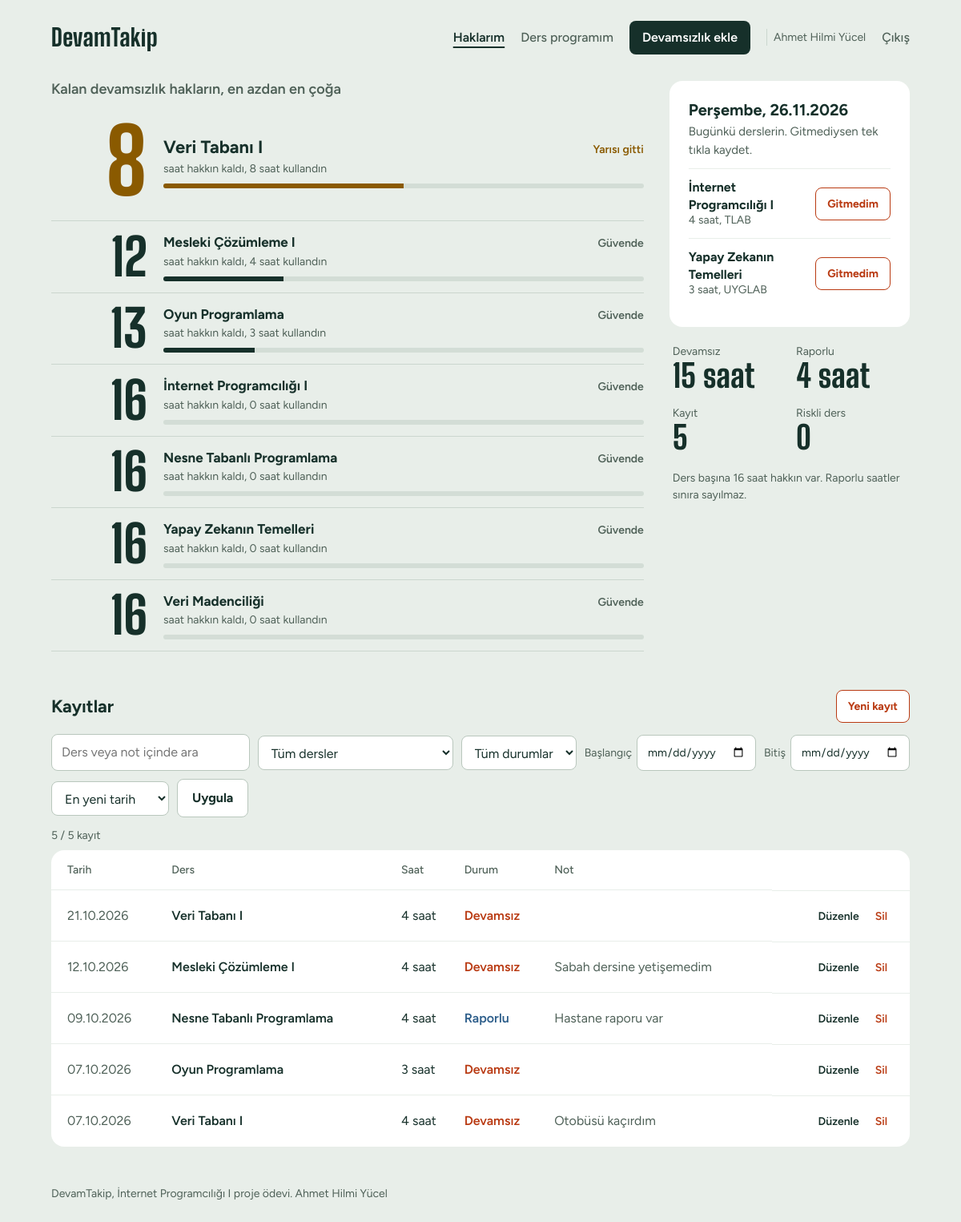
The app's page /index.php (signed in) with its own data.
### tables this page shows
CREATE TABLE kayitlar (
    id             INT UNSIGNED NOT NULL AUTO_INCREMENT,
    kullanici_id   INT UNSIGNED NOT NULL,
    ders           VARCHAR(100) NOT NULL,
    tarih          DATE NOT NULL,
    saat           TINYINT UNSIGNED NOT NULL,
    durum          ENUM('Devamsız', 'Raporlu') NOT NULL DEFAULT 'Devamsız',
    aciklama       VARCHAR(150) NOT NULL DEFAULT '',
    olusturma      DATETIME NOT NULL DEFAULT CURRENT_TIMESTAMP,
    guncelleme     DATETIME NULL DEFAULT NULL ON UPDATE CURRENT_TIMESTAMP,
    PRIMARY KEY (id),
    UNIQUE KEY tek_kayit (kullanici_id, ders, tarih),        
    KEY kullanici_tarih (kullanici_id, tarih),
    CONSTRAINT saat_araligi CHECK (saat BETWEEN 1 AND 8),
    CONSTRAINT fk_kayit_kullanici FOREIGN KEY (kullanici_id)
        REFERENCES kullanicilar (id) ON DELETE CASCADE
);

CREATE TABLE kullanici_dersleri (
    id             INT UNSIGNED NOT NULL AUTO_INCREMENT,
    kullanici_id   INT UNSIGNED NOT NULL,
    ders_kodu      VARCHAR(20)  NOT NULL,
    ders_adi       VARCHAR(100) NOT NULL,
    derslik        VARCHAR(50)  NOT NULL DEFAULT '',
    gunler         VARCHAR(255) NOT NULL DEFAULT '{}',
    PRIMARY KEY (id),
    UNIQUE KEY ders_tek (kullanici_id, ders_kodu),
    CONSTRAINT fk_ders_kullanici FOREIGN KEY (kullanici_id)
        REFERENCES kullanicilar (id) ON DELETE CASCADE
);

### oturum.php (called while the page is built, shortened)
<?php
function aktifKullaniciId(): int
{
    return (int)($_SESSION['kullanici_id'] ?? 0);
}
function girisGerekli(): int
{
    $id = aktifKullaniciId();
    return $id;
}

### functions.php (called while the page is built, shortened)
<?php
function kullaniciProgrami(PDO $pdo, int $kullaniciId): array
{
    $sorgu = $pdo->prepare('SELECT bolum FROM kullanicilar WHERE id = :id');
    $sorgu->execute(['id' => $kullaniciId]);
    $bolum = (string)$sorgu->fetchColumn();
    $sorgu = $pdo->prepare(
        'SELECT ders_kodu, ders_adi, derslik, gunler FROM kullanici_dersleri
         WHERE kullanici_id = :id ORDER BY ders_kodu'
    );
    $sorgu->execute(['id' => $kullaniciId]);
    $dersler = [];
    foreach ($sorgu->fetchAll() as $satir) {
        $dersler[] = [
            'kod'     => $satir['ders_kodu'],
            'ad'      => $satir['ders_adi'],
            'derslik' => $satir['derslik'],
            'gunler'  => json_decode($satir['gunler'], true) ?: [],
        ];
    }
    return ['bolum' => $bolum !== '' ? $bolum : VARSAYILAN_BOLUM, 'dersler' => $dersler];
}
function dersAdlari(array $program): array
{
    $adlar = [];
    foreach ($program['dersler'] as $ders) {
        $adlar[] = $ders['ad'];
    }
    return $adlar;
}
function gununDersleri(array $program, string $gun): array
{
    $sonuc = [];
    foreach ($program['dersler'] as $ders) {
        if (isset($ders['gunler'][$gun])) {
            $sonuc[] = [
                'ad'      => $ders['ad'],
                'saat'    => $ders['gunler'][$gun],
                'derslik' => $ders['derslik'],
            ];
        }
    }
    return $sonuc;
}
function guvenli(string $metin): string
{
    return htmlspecialchars($metin, ENT_QUOTES, 'UTF-8');
}
function dersDevamsizligi(array $kayitlar, string $ders): int
{
    $toplam = 0;
    foreach ($kayitlar as $kayit) {
        if ($kayit['ders'] === $ders && $kayit['durum'] === 'Devamsız') {
            $toplam += $kayit['saat'];
        }
    }
    return $toplam;
}
function durumaGoreSaat(array $kayitlar, string $durum): int
{
    $toplam = 0;
    foreach ($kayitlar as $kayit) {
        if ($kayit['durum'] === $durum) {
            $toplam += $kayit['saat'];
        }
    }
    return $toplam;
}
function riskSeviyesi(int $kullanilan): array
{
    $yuzde = $kullanilan / DEVAMSIZLIK_SINIRI * 100;
    if ($yuzde >= 100) {
        return ['sinif' => 'asildi',  'etiket' => 'Sınır doldu'];
    } elseif ($yuzde >= 75) {
        return ['sinif' => 'kritik',  'etiket' => 'Sınıra yakın'];
    } elseif ($yuzde >= 50) {
        return ['sinif' => 'dikkat',  'etiket' => 'Yarısı gitti'];
    } else {
        return ['sinif' => 'guvende', 'etiket' => 'Güvende'];
    }
}
function tarihYaz(string $tarih): string
{
    return date('d.m.Y', strtotime($tarih));
}
function kayitlariGetir(PDO $pdo, int $kullaniciId): array
{
    $sorgu = $pdo->prepare(
        'SELECT id, ders, tarih, saat, durum, aciklama FROM kayitlar
         WHERE kullanici_id = :kullanici_id ORDER BY tarih DESC, id DESC'
    );
    $sorgu->execute(['kullanici_id' => $kullaniciId]);
    return $sorgu->fetchAll();
}
function kayitlariAra(PDO $pdo, int $kullaniciId, array $kriter): array
{
    $kosullar = ['kullanici_id = :kullanici_id'];
    $degerler = ['kullanici_id' => $kullaniciId];
    $sql = 'SELECT id, ders, tarih, saat, durum, aciklama FROM kayitlar
            WHERE ' . implode(' AND ', $kosullar);
    $sql .= ' ORDER BY ' . SIRALAMALAR[$kriter['sirala']]['sql'];
    $sorgu = $pdo->prepare($sql);
    $sorgu->execute($degerler);
    return $sorgu->fetchAll();
}
function aramaKriterleri(array $get, array $dersler): array
{
    $kriter = [
        'q'         => trim($get['q'] ?? ''),
        'ders'      => $get['ders'] ?? '',
        'durum'     => $get['durum'] ?? '',
        'baslangic' => $get['baslangic'] ?? '',
        'bitis'     => $get['bitis'] ?? '',
        'sirala'    => $get['sirala'] ?? 'yeni',
    ];
    $kriter['q'] = mb_substr($kriter['q'], 0, 50);
    if (!in_array($kriter['ders'], $dersler, true)) {
        $kriter['ders'] = '';
    }
    if (!in_array($kriter['durum'], DURUMLAR, true)) {
        $kriter['durum'] = '';
    }
    foreach (['baslangic', 'bitis'] as $alan) {
        $t = DateTime::createFromFormat('Y-m-d', $kriter[$alan]);
        if ($t === false || $t->format('Y-m-d') !== $kriter[$alan]) {
            $kriter[$alan] = '';
        }
    }
    return $kriter;
}
function kayitVarMi(PDO $pdo, int $kullaniciId, string $ders, string $tarih, int $haricId = 0): bool
{
    $sorgu = $pdo->prepare(
        'SELECT COUNT(*) FROM kayitlar
         WHERE kullanici_id = :kullanici_id AND ders = :ders AND tarih = :tarih AND id <> :haric'
    );
    $sorgu->execute(['kullanici_id' => $kullaniciId, 'ders' => $ders, 'tarih' => $tarih, 'haric' => $haricId]);
    return (int)$sorgu->fetchColumn() > 0;
}

### index.php (the view, shortened to what this page needs)
<?php
require 'oturum.php';
require 'db.php';
require 'functions.php';
$kullaniciId = girisGerekli();
$pdo      = baglanti();
$program  = kullaniciProgrami($pdo, $kullaniciId);
$kayitlar = kayitlariGetir($pdo, $kullaniciId);
$dersler  = dersAdlari($program);
$kriter        = aramaKriterleri($_GET, $dersler);
$gosterilenler = kayitlariAra($pdo, $kullaniciId, $kriter);
$filtreVar     = $kriter['q'] !== '' || $kriter['ders'] !== '' || $kriter['durum'] !== ''
              || $kriter['baslangic'] !== '' || $kriter['bitis'] !== '';
$toplamKayit  = count($kayitlar);
$devamsizSaat = durumaGoreSaat($kayitlar, 'Devamsız');
$raporluSaat  = durumaGoreSaat($kayitlar, 'Raporlu');
$dersOzetleri = [];
$riskliDersSayisi = 0;
foreach ($dersler as $ders) {
    $kullanilan = dersDevamsizligi($kayitlar, $ders);
    $risk = riskSeviyesi($kullanilan);
    $dersOzetleri[] = [
        'ders'       => $ders,
        'kullanilan' => $kullanilan,
        'kalan'      => max(0, DEVAMSIZLIK_SINIRI - $kullanilan),
        'yuzde'      => min(100, round($kullanilan / DEVAMSIZLIK_SINIRI * 100)),
        'risk'       => $risk,
    ];
}
usort($dersOzetleri, function ($a, $b) {
    return $a['kalan'] - $b['kalan'];
});
$bugun      = date('Y-m-d');
$bugunGun   = GUNLER[(int)date('N')];
$bugunkuler = gununDersleri($program, $bugunGun);
$aktifSayfa = 'ana';
include 'header.php';
?>
<div class="iki-kolon">
    <section class="haklar">
        <h1 class="kucuk-baslik">Kalan devamsızlık hakların, en azdan en çoğa</h1>
        <?php foreach ($dersOzetleri as $sira => $ozet): ?>
            <div class="hak <?= $sira === 0 ? 'hak-ilk' : '' ?> <?= $ozet['risk']['sinif'] ?>">
                <span class="hak-sayi"><?= $ozet['kalan'] ?></span>
                <div class="hak-detay">
                    <div class="hak-ust">
                        <span class="hak-ders"><?= guvenli($ozet['ders']) ?></span>
                        <span class="hak-etiket"><?= $ozet['risk']['etiket'] ?></span>
                    </div>
                    <p class="hak-aciklama">
                        <?php if ($ozet['kalan'] === 0): ?>
                            Hakkın kalmadı, <?= $ozet['kullanilan'] ?> saat kullandın
                        <?php else: ?>
                            saat hakkın kaldı, <?= $ozet['kullanilan'] ?> saat kullandın
                        <?php endif; ?>
                    </p>
                    <div class="cubuk"><div class="cubuk-dolu" style="width: <?= $ozet['yuzde'] ?>%"></div></div>
                </div>
            </div>
        <?php endforeach; ?>
    </section>
    <aside class="yan">
        <section class="panel">
            <h2><?= $bugunGun ?>, <?= tarihYaz($bugun) ?></h2>
            <?php if (count($bugunkuler) === 0): ?>
                <p class="soluk">Bugün programında ders yok.</p>
            <?php else: ?>
                <p class="soluk">Bugünkü derslerin. Gitmediysen tek tıkla kaydet.</p>
                <ul class="bugun-listesi">
                    <?php foreach ($bugunkuler as $ders): ?>
                        <li>
                            <div>
                                <strong><?= guvenli($ders['ad']) ?></strong>
                                <span class="soluk"><?= $ders['saat'] ?> saat, <?= guvenli($ders['derslik']) ?></span>
                            </div>
                            <?php if (kayitVarMi($pdo, $kullaniciId, $ders['ad'], $bugun)): ?>
                                <span class="kaydedildi">Kaydedildi</span>
                            <?php else: ?>
                                <form method="post" action="ekle.php">
                                    <button type="submit" class="buton-kucuk">Gitmedim</button>
                                </form>
                            <?php endif; ?>
                        </li>
                    <?php endforeach; ?>
                </ul>
            <?php endif; ?>
        </section>
        <dl class="ozet">
            <div><dt>Devamsız</dt><dd><?= $devamsizSaat ?> saat</dd></div>
            <div><dt>Raporlu</dt><dd><?= $raporluSaat ?> saat</dd></div>
            <div><dt>Kayıt</dt><dd><?= $toplamKayit ?></dd></div>
            <div><dt>Riskli ders</dt><dd class="<?= $riskliDersSayisi > 0 ? 'kirmizi' : '' ?>"><?= $riskliDersSayisi ?></dd></div>
        </dl>
        <p class="soluk kural">Ders başına <?= DEVAMSIZLIK_SINIRI ?> saat hakkın var. Raporlu saatler sınıra sayılmaz.</p>
    </aside>
</div>
<section class="kayitlar">
    <div class="bolum-ust">
        <h2>Kayıtlar</h2>
        <a href="ekle.php" class="buton-kucuk ekle-kisayol">Yeni kayıt</a>
    </div>
    <form method="get" action="index.php" class="filtre arama">
        <input type="search" name="q" value="<?= guvenli($kriter['q']) ?>" placeholder="Ders veya not içinde ara" aria-label="Ara">
        <select name="ders" aria-label="Ders">
            <option value="">Tüm dersler</option>
        </select>
        <select name="durum" aria-label="Durum">
            <option value="">Tüm durumlar</option>
        </select>
        <label class="tarih-etiket">Başlangıç <input type="date" name="baslangic" value="<?= guvenli($kriter['baslangic']) ?>"></label>
        <label class="tarih-etiket">Bitiş <input type="date" name="bitis" value="<?= guvenli($kriter['bitis']) ?>"></label>
        <select name="sirala" aria-label="Sıralama">
            <?php foreach (SIRALAMALAR as $anahtar => $secenek): ?>
                <option value="<?= $anahtar ?>" <?= $anahtar === $kriter['sirala'] ? 'selected' : '' ?>><?= guvenli($secenek['etiket']) ?></option>
            <?php endforeach; ?>
        </select>
        <button type="submit" class="buton ikincil">Uygula</button>
    </form>
    <p class="soluk sonuc-bilgi"><?= count($gosterilenler) ?> / <?= $toplamKayit ?> kayıt</p>
    <?php if (count($gosterilenler) === 0): ?>
        <p class="bos"><?= $filtreVar ? 'Bu aramaya uyan kayıt yok. Filtreleri temizleyip tekrar dene.' : 'Henüz kayıt yok. "Yeni kayıt" ile ilk devamsızlığını ekle.' ?></p>
    <?php else: ?>
        <div class="tablo-kutu">
            <table>
                <thead>
                    <tr>
                        <th>Tarih</th>
                        <th>Ders</th>
                        <th>Saat</th>
                        <th>Durum</th>
                        <th>Not</th>
                        <th><span class="gizli">İşlem</span></th>
                    </tr>
                </thead>
                <tbody>
                    <?php foreach ($gosterilenler as $kayit): ?>
                        <tr>
                            <td class="soluk"><?= tarihYaz($kayit['tarih']) ?></td>
                            <td class="kalin"><?= guvenli($kayit['ders']) ?></td>
                            <td><?= $kayit['saat'] ?> saat</td>
                            <td class="<?= $kayit['durum'] === 'Raporlu' ? 'durum-raporlu' : 'durum-devamsiz' ?>"><?= guvenli($kayit['durum']) ?></td>
                            <td class="soluk not"><?= guvenli($kayit['aciklama']) ?></td>
                            <td class="sag islemler">
                                <a href="duzenle.php?id=<?= $kayit['id'] ?>" class="duzenle">Düzenle</a>
                                <form method="post" action="sil.php" onsubmit="return confirm('Bu kaydı silmek istediğine emin misin?');">
                                    <button type="submit" class="sil">Sil</button>
                                </form>
                            </td>
                        </tr>
                    <?php endforeach; ?>
                </tbody>
            </table>
        </div>
    <?php endif; ?>
</section>
<?php include 'footer.php'; ?>

### header.php (shortened to what this page needs)
<?php
$girisli = aktifKullaniciId() !== 0;
?>
<!DOCTYPE html>
<html lang="tr">
<head>
    <link rel="stylesheet" href="assets/fonts.css">
    <link rel="stylesheet" href="assets/style.css">
</head>
<body>
<header class="ust">
    <a href="index.php" class="logo">DevamTakip</a>
    <?php if ($girisli): ?>
        <nav class="menu">
            <a href="index.php" class="<?= $aktifSayfa === 'ana' ? 'aktif' : '' ?>">Haklarım</a>
            <a href="program.php" class="<?= $aktifSayfa === 'program' ? 'aktif' : '' ?>">Ders programım</a>
            <a href="ekle.php" class="menu-buton <?= $aktifSayfa === 'ekle' ? 'aktif' : '' ?>">Devamsızlık ekle</a>
            <span class="kullanici-adi"><?= guvenli($_SESSION['ad_soyad'] ?? '') ?></span>
            <form method="post" action="cikis.php" class="cikis-form">
                <button type="submit" class="cikis">Çıkış</button>
            </form>
        </nav>
    <?php endif; ?>
</header>
<main class="sayfa">

### footer.php
</main>
<footer class="alt">
    DevamTakip, İnternet Programcılığı I proje ödevi. Ahmet Hilmi Yücel
</footer>
</body>
</html>

### records on screen
kayitlar: kalan "12", ders "Mesleki Çözümleme I", etiket "Güvende", kullanilan "4", $ozet['yuzde'] 25 (drawn), tarih "12.10.2026", saat "4", durum "Devamsız", aciklama "Sabah dersine yetişemedim"
kayitlar: kalan "13", ders "Oyun Programlama", etiket "Güvende", saat "3", $ozet['yuzde'] 19 (drawn), tarih "07.10.2026", durum "Devamsız"
kullanici_dersleri: ders_adi "İnternet Programcılığı I", saat "4", derslik "TLAB"
kullanici_dersleri: ders_adi "Yapay Zekanın Temelleri", saat "3", derslik "UYGLAB"
kayitlar: tarih "21.10.2026", ders "Veri Tabanı I", saat "4", durum "Devamsız"
kayitlar: tarih "09.10.2026", ders "Nesne Tabanlı Programlama", saat "4", durum "Raporlu", aciklama "Hastane raporu var"
kayitlar: tarih "07.10.2026", ders "Veri Tabanı I", saat "4", durum "Devamsız", aciklama "Otobüsü kaçırdım"

### other values on screen
guvenli($_SESSION['ad_soyad'] ?? '') "Ahmet Hilmi Yücel"
$ozet['kalan'] "8"
guvenli($ozet['ders']) "Veri Tabanı I"
$ozet['risk']['etiket'] "Yarısı gitti"
$ozet['kullanilan'] "8"
$ozet['kalan'] "16"
guvenli($ozet['ders']) "İnternet Programcılığı I"
$ozet['risk']['etiket'] "Güvende"
$ozet['kullanilan'] "0"
guvenli($ozet['ders']) "Nesne Tabanlı Programlama"
guvenli($ozet['ders']) "Yapay Zekanın Temelleri"
guvenli($ozet['ders']) "Veri Madenciliği"
$devamsizSaat "15"
$raporluSaat "4"
$toplamKayit "5"
